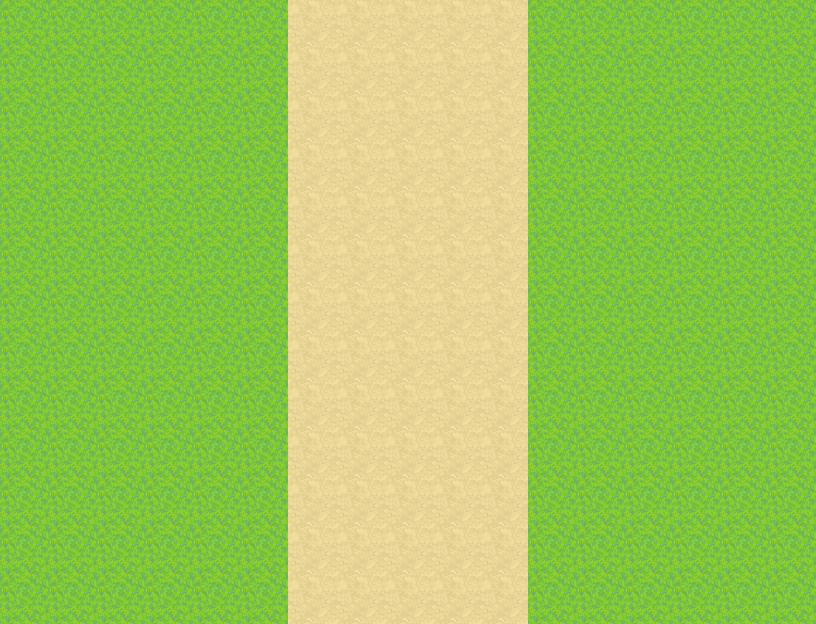

A 2D game scene composited from a Tiled map and its tileset images. What follows is a short description and the map's XML, with every tile layer's data as written:
An orthogonal 17x13 tile map with 48x48 px tiles, 1 tile layer (타일 레이어 1).

<map version="1.4" tiledversion="2020.12.18" orientation="orthogonal" renderorder="right-down" width="17" height="13" tilewidth="48" tileheight="48" infinite="0" nextlayerid="2" nextobjectid="1">
 <tileset firstgid="1" source="Outside_A2.tsx" />
 <layer id="1" name="타일 레이어 1" width="17" height="13">
  <data encoding="csv">
1,1,1,1,1,1,49,49,49,49,49,1,1,1,1,1,1,
1,1,1,1,1,1,49,49,49,49,49,1,1,1,1,1,1,
1,1,1,1,1,1,49,49,49,49,49,1,1,1,1,1,1,
1,1,1,1,1,1,49,49,49,49,49,1,1,1,1,1,1,
1,1,1,1,1,1,49,49,49,49,49,1,1,1,1,1,1,
1,1,1,1,1,1,49,49,49,49,49,1,1,1,1,1,1,
1,1,1,1,1,1,49,49,49,49,49,1,1,1,1,1,1,
1,1,1,1,1,1,49,49,49,49,49,1,1,1,1,1,1,
1,1,1,1,1,1,49,49,49,49,49,1,1,1,1,1,1,
1,1,1,1,1,1,49,49,49,49,49,1,1,1,1,1,1,
1,1,1,1,1,1,49,49,49,49,49,1,1,1,1,1,1,
1,1,1,1,1,1,49,49,49,49,49,1,1,1,1,1,1,
1,1,1,1,1,1,49,49,49,49,49,1,1,1,1,1,1
</data>
 </layer>
</map>
